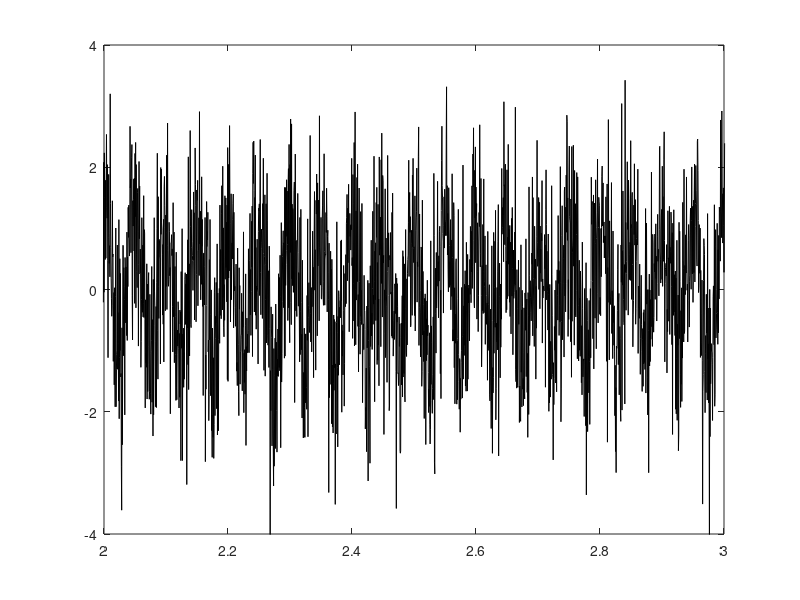

Source code (MATLAB): (Note: this script raises an error after producing the figure.)
%% generate test signal
srate = 2000;
f = 20;

t = 1/srate:1/srate:5;
phs = mod(2*pi*f*t-pi, 2*pi)-pi;
x_true = cos(phs);
x = x_true + randn(size(t));

figure("position", [100, 100, 900, 200]);
plot(t, x, 'k')
xlim([2, 3])
ylim([-4, 4])

%% filtering
xf = eegfilt(x, srate, 18, 22);
xf_phs = angle(hilbert(xf));
xf2 = eegfilt(x, srate, 22, 26);

tl = [0, 2];

figure("position", [100, 100, 900, 600]);
subplot(311); hold on
plot(t, x, 'k')
plot(t, x_true, 'r', 'linewidth', 1.5)
yticks(-5:5)
legend({'x', 'x_{true}'}, 'location', 'northeast')
xlim(tl)

subplot(312); hold on
plot(t, x, 'k');
plot(t, xf, 'r', 'linewidth', 1.5);
plot(t, xf2, 'b', 'linewidth', 1.5);
legend({'x', 'x_{18-22}', 'x_{22-26}'}, 'location', 'northeast')
xlim(tl)

subplot(313); hold on
plot(t, phs, 'k');
plot(t, xf_phs, 'r');
xlim(tl)
xlabel("time (s)", "fontsize", 14)
legend({'\phi_{true}', '\phi_{18-22}'}, 'location', 'northeast')

